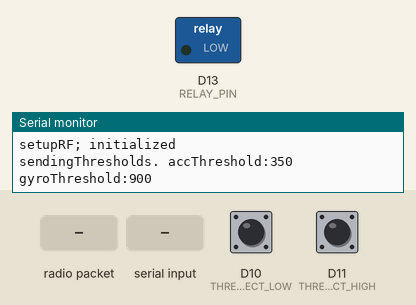
The sketch below on a simulated Arduino MKR. Shown: switched loads named in the sketch (green lamp = pin HIGH), the last lines printed to the serial monitor. Inputs (shaded band) come from the test bench; at power-on: D10 (THRESHOLD_SELECT_LOW) HIGH, D11 (THRESHOLD_SELECT_HIGH) HIGH. No radio packets arrive unless stated; USB keyboard and mouse output is not drawn.

Above: at 3.2 s.
3.3 s: radio packet "help" arrives
4.8 s: "help,1\n" received over Serial
6.3 s: radio packet "rx_bat" arrives
7.8 s: "help\n" received over Serial
9.3 s: radio packet "dump_thresholds" arrives
At 9.8 s:
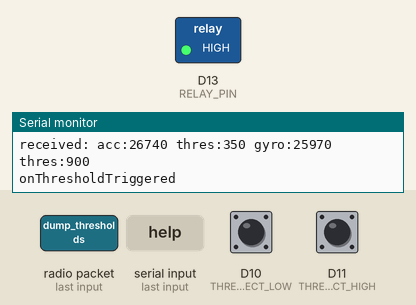
10.9 s: "rx_bat\n" received over Serial
Timing chart, 0 to 13.4 s (numbered marks = the images above; inputs shaded):
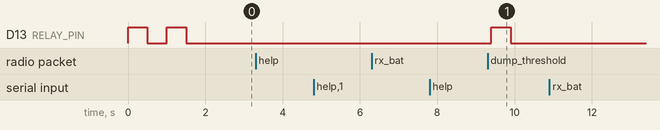

The sketch:

IMU_switch_rx.ino
```cpp
//runs on Feather M0 RFM69HCW
//-this version is streamlined, no display or knobs, uses a selector switch instead

#include <Wire.h>
#include "Keyboard.h"
#include "Mouse.h"
#include <FlashStorage.h>

#include <RHReliableDatagram.h>
#include <RH_RF69.h>
#include <SPI.h>

#include "Trace.h"
#include "Terminal.h"

#include "thresholds.h"
#include "RFaddress.h"

#define RELAY_PIN 13
#define THRESHOLD_SELECT_LOW 10
#define THRESHOLD_SELECT_HIGH 11

#define RELAY_DURATION 500

FlashStorage(emulation_store, uint8_t);
uint8_t emulationAction = 0;

RH_RF69 driver(8, 3); //cs, irq
RHReliableDatagram manager(driver);

// Dont put this on the stack:
uint8_t RF_buf[RH_RF69_MAX_MESSAGE_LEN + 1];

//
void LoadEmulation()
{
	emulationAction = emulation_store.read();
}

//
void StoreEmulation()
{
	emulation_store.write(emulationAction);
}

//
void setupRF()
{
	if (!manager.init())
		Serial.println("setupRF; init failed");

	if (!driver.setFrequency(915.0))
		Serial.println("setFrequency failed");

	driver.setTxPower(20);

	LoadAddresses(0, 1);
	manager.setThisAddress(addressData.src);

	Serial.println("setupRF; initialized");
}

//
void logRF(uint8_t *buf, uint8_t len)
{
	for (int i = 0; i < len; i++)
		tracef("%u ", buf[i]);
	trace("\r\n");
}

//
int sendData(uint8_t addr, uint8_t *data, uint8_t txLen)
{
	//tracef("sending data to addr: %u\r\n", addr);
	//logRF(data, txLen);

	if (!manager.sendtoWait(data , txLen, addr))
	{
    	Serial.println(F("sendtoWait failed"));
    	return -1;
    }
}

void setup(void)
{
	Serial.begin(115200);
	trace(F("ready\r\n\r\n"));

	pinMode(RELAY_PIN, OUTPUT);

	LoadThresholds();
	LoadEmulation();

	for (int i = 0; i < 2; i++)
	{
		digitalWrite(RELAY_PIN, HIGH);
		delay(500);
		digitalWrite(RELAY_PIN, LOW);
		delay(500);
	}

	pinMode(THRESHOLD_SELECT_LOW, INPUT_PULLUP);
	pinMode(THRESHOLD_SELECT_HIGH, INPUT_PULLUP);

	setupRF();

	Mouse.begin();
	Keyboard.begin();
}

volatile uint16_t magAcc;
volatile uint16_t magGyro;

uint16_t accThreshold;
uint16_t gyroThreshold;

//
void sendThresholds()
{
	tracef(F("sendingThresholds. accThreshold:%d   gyroThreshold:%d\r\n"), accThreshold, gyroThreshold);

	uint8_t buf[6];
	buf[0] = 't';
	buf[1] = (uint16_t)accThreshold & 0xff;
	buf[2] = (uint16_t)accThreshold >> 8;
	buf[3] = (uint16_t)gyroThreshold & 0xff;
	buf[4] = (uint16_t)gyroThreshold >> 8;
	buf[5] = 0;
	sendData(addressData.dst, buf, sizeof(buf));
}

//
float getTxBattery()
{
	trace(F("sending tx battery query\r\n"));
	sendData(addressData.dst, (uint8_t *)"b\x00", 2);

	//wait for reply
	uint8_t len = RH_RF69_MAX_MESSAGE_LEN;
	uint8_t from;
	if (manager.recvfromAckTimeout(RF_buf, &len, 2000, &from))
	{
		tracef(F("got reply from: %d:"), from);
		logRF(RF_buf, len);

		//battery value
		if (RF_buf[0] == 'b')
		{
			uint16_t val = RF_buf[1] + (RF_buf[2] << 8);
			float v = val * 2.0f * 3.3f / 1024.0f;
			return v;
		}
	}

	return 0.0f;
}

uint8_t relayOn = 0;
uint32_t relayOnTime;

//
void onThresholdTriggered()
{
	trace(F("onThresholdTriggered\r\n"));

	//only fire emulation action at relay transition to on
	if (!relayOn)
	{
		switch(emulationAction)
		{
		case 0: break;
		case 1: Mouse.click(MOUSE_LEFT); break;
		case 2: Mouse.click(MOUSE_RIGHT); break;
		case 3: Keyboard.write(' '); break;
		case 4: Keyboard.write(KEY_RETURN); break;
		default: Keyboard.write(emulationAction); break;
		}
	}

	digitalWrite(RELAY_PIN, HIGH);
	relayOn = 1;

	relayOnTime = millis();
}

//
uint16_t prevAccThreshold;
uint16_t prevGyroThreshold;
void loop()
{
	processSerial();

	//turn off relay
	if (relayOn && millis() - relayOnTime > RELAY_DURATION)
	{
		digitalWrite(RELAY_PIN, LOW);
		relayOn = 0;
	}

	uint8_t thresholdID = 1;
	if (digitalRead(THRESHOLD_SELECT_LOW) == LOW)
		thresholdID = 2;
	else if (digitalRead(THRESHOLD_SELECT_HIGH) == LOW)
		thresholdID = 0;

	accThreshold = thresholdData.acc[thresholdID];
	gyroThreshold = thresholdData.gyro[thresholdID];

	if (accThreshold != prevAccThreshold || gyroThreshold != prevGyroThreshold)
	{
		sendThresholds();
		prevAccThreshold = accThreshold;
		prevGyroThreshold = gyroThreshold;
	}

	if (!manager.available())
		return;

	// Wait for a message addressed to us from the client
	uint8_t len = RH_RF69_MAX_MESSAGE_LEN;
	uint8_t from;
	if (manager.recvfromAck(RF_buf, &len, &from))
	{
		tracef("got request from: %u\r\n", from);
		logRF(RF_buf, len);

		//sensor data
		if (RF_buf[0] == 'd')
		{
			uint16_t txAccThreshold = RF_buf[1] + (RF_buf[2] << 8);
			uint16_t txGyroThreshold = RF_buf[3] + (RF_buf[4] << 8);
			uint16_t magAcc = RF_buf[5] + (RF_buf[6] << 8);
			uint16_t magGyro = RF_buf[7] + (RF_buf[8] << 8);

			//mismatch, resend thresholds
			if (txAccThreshold != accThreshold || txGyroThreshold != gyroThreshold)
				sendThresholds();

			tracef(F("received: acc:%d thres:%d gyro:%d thres:%d\r\n"), magAcc, accThreshold, magGyro, gyroThreshold);
			if (magAcc > accThreshold || magGyro > gyroThreshold)
				onThresholdTriggered();
		}
		//hello msg
		else if (RF_buf[0] == 'h')
		{
			sendThresholds();
		}
	}
}
```

RFaddress.cpp
```cpp
#include <FlashStorage.h>
#include "Trace.h"
#include "RFaddress.h"

FlashStorage(address_store, AddressData);
AddressData addressData;

//
void DumpAddresses()
{
	tracef("Address Data; src:%d   dst:%d\r\n", addressData.src, addressData.dst);
}

//
void StoreAddresses()
{
	Serial.println("storing addresses:");
	DumpAddresses();

    address_store.write(addressData);
}

//
void LoadAddresses(uint8_t defaultSrc, uint8_t defaultDst)
{
	addressData = address_store.read();

	//apply defaults
	if (addressData.signature != VALID_ADDRESS_SIG)
	{
		addressData.src = defaultSrc;
		addressData.dst = defaultDst;
		addressData.signature = VALID_ADDRESS_SIG;
		StoreAddresses();
	}

	DumpAddresses();
}
```

RFaddress.h
```cpp
#ifndef __ADDRESS_H_
#define __ADDRESS_H_

#define VALID_ADDRESS_SIG 0xDEADC0DE

//
struct AddressData
{
	uint8_t src;
	uint8_t dst;
    uint32_t signature;
};

extern AddressData addressData;

void LoadAddresses(uint8_t defaultSrc, uint8_t defaultDst);
void DumpAddresses();
void StoreAddresses();

#endif
```

Terminal.cpp
```cpp
#include <Arduino.h>
#include <stdlib.h>
#include "Terminal.h"
#include "Trace.h"

#define CMD_BUF_SIZE 64

//defined in app specific code
void terminalCmdHandler(char *cmd);

//
void processTerminalCmd(char *cmdStr)
{
	trace("\r\n"); //go to next line

	char *cmd = strtok(cmdStr, " \r\n");
	if (cmd)
		terminalCmdHandler(cmd);

	trace(":"); //show next prompt
}

//
void processSerial()
{
	static char cmdBuf[CMD_BUF_SIZE];
	static char cmdBufIdx = 0;

	if (!Serial.available())
		return;

	char c = Serial.read();
	//Serial.println((uint8_t)c);

	if (!(
		(c >= 'a' && c <= 'z') ||
		(c >= 'A' && c <= 'Z') ||
		(c >= '0' && c <= '9') ||
		strchr(" _.-\r\n\x08\x7F", c)
	))
	{
		//tracef("<%d>", (uint8_t)c);
		return;
	}

	if (c == '\x08' || c == '\x7F')
	{
		if (cmdBufIdx > 0)
		{
			Serial.print("\x08 \x08");
			cmdBufIdx--;
		}
		return;
	}

	if (cmdBufIdx == CMD_BUF_SIZE - 1)
		return;

	Serial.write(c); //local echo

	if (c == '\r' || c == '\n')
	{
		cmdBuf[cmdBufIdx++] = 0; //null-terminate
		processTerminalCmd(cmdBuf);
		cmdBufIdx = 0;
		return;
	}
	cmdBuf[cmdBufIdx++] = c;
}
```

Terminal.h
```cpp
#ifndef __TERMINAL_H_
#define __TERMINAL_H_

void processSerial();

#endif
```

Trace.cpp
```cpp
// headers
#include <Arduino.h>
#include "Trace.h"

// buffer sizes
#define maxTraceF 128
#define maxFlashStr 128

char fshBuf[maxFlashStr];
char trcBuf[maxTraceF];

// debug output
void tracef(const __FlashStringHelper *fmt, ... )
{
  strcpy_P(fshBuf, (const char *)fmt);

  va_list args;
  va_start (args, fmt );
  vsnprintf(trcBuf, maxTraceF, fshBuf, args);
  va_end (args);
  trace(trcBuf);
}

// debug output
void tracef(const char *fmt, ... )
{
  //include printf family float support
  asm(".global _printf_float");

  va_list args;
  va_start (args, fmt );
  vsnprintf(trcBuf, maxTraceF, fmt, args);
  va_end (args);
  trace(trcBuf);
}

// debug output
void trace(const __FlashStringHelper *str)
{
  strcpy_P(fshBuf, (const char *)str);
  trace(fshBuf);
}

// debug output
void trace(const char *str)
{
  Serial.print(str);
}
```

Trace.h
```cpp
#include <stdarg.h>
#include <WString.h>

void tracef(const __FlashStringHelper *fmt, ... );
void tracef(const char *fmt, ... );
void trace(const __FlashStringHelper *str);
void trace(const char *str);
```

terminalCmdHandler.cpp
```cpp
#include <Arduino.h>
#include <stdlib.h>
#include <RHReliableDatagram.h>

#include "Trace.h"

#include "thresholds.h"
#include "RFaddress.h"

#define IMU_SWITCH_RX_BUILD_VERSION "1"

#define VBATPIN A7

extern RHReliableDatagram manager;
extern uint8_t emulationAction;

float getTxBattery();
void onThresholdTriggered();
void StoreEmulation();

//
void terminalCmdHandler(char *cmd)
{
	if (strcmp(cmd, "help") == 0)
	{
		tracef("RECEIVER version:%s\r\n", IMU_SWITCH_RX_BUILD_VERSION);
		trace("command list:\r\n");
		trace("rx_bat\r\n");
		trace("tx_bat\r\n");
		trace("dump_thresholds\r\n");
		trace("set_thresholds <acc_lo> <gyro_lo> <acc_med> <gyro_med> <acc_hi> <gyro_hi>\r\n");
		trace("dump_addresses\r\n");
		trace("set_addresses <src> <dst>\r\n");
		trace("dump_emulation\r\n");
		trace("set_emulation <mode: 0=NONE, 1=LEFT_CLICK, 2=RIGHT_CLICK, 3=SPACE, 4=ENTER, else ASCII_CODE>\r\n");
		trace("test_emulation <delay in ms>\r\n");
	}
	else if (strcmp(cmd, "rx_bat") == 0)
	{
		float v = analogRead(VBATPIN) * 2.0f * 3.3f / 1024.0f;
		tracef("rx battery: %.1fV\r\n", v);
	}
	else if (strcmp(cmd, "tx_bat") == 0)
	{
		float v = getTxBattery();
		tracef("tx battery: %.1fV\r\n", v);
	}
	else if (strcmp(cmd, "dump_thresholds") == 0)
	{
		DumpThresholds();
	}
	else if (strcmp(cmd, "set_thresholds") == 0)
	{
		thresholdData.acc[0] = atoi(strtok(NULL, " \r\n"));
		thresholdData.gyro[0] = atoi(strtok(NULL, " \r\n"));
		thresholdData.acc[1] = atoi(strtok(NULL, " \r\n"));
		thresholdData.gyro[1] = atoi(strtok(NULL, " \r\n"));
		thresholdData.acc[2] = atoi(strtok(NULL, " \r\n"));
		thresholdData.gyro[2] = atoi(strtok(NULL, " \r\n"));
		StoreThresholds();
	}
	else if (strcmp(cmd, "dump_addresses") == 0)
	{
		DumpAddresses();
	}
	else if (strcmp(cmd, "set_addresses") == 0)
	{
		addressData.src = atoi(strtok(NULL, " \r\n"));
		addressData.dst = atoi(strtok(NULL, " \r\n"));
		addressData.signature = VALID_ADDRESS_SIG;
		StoreAddresses();
		manager.setThisAddress(addressData.src);
	}
	else if (strcmp(cmd, "dump_emulation") == 0)
	{
		tracef("emulation: %d\r\n", emulationAction);
	}
	else if (strcmp(cmd, "set_emulation") == 0)
	{
		emulationAction = atoi(strtok(NULL, " \r\n"));
		StoreEmulation();
		tracef("emulation: %d\r\n", emulationAction);
	}
	else if (strcmp(cmd, "test_emulation") == 0)
	{
		uint32_t delayTime = atoi(strtok(NULL, " \r\n"));
		delay(delayTime);
		onThresholdTriggered();
	}
	else if (cmd)
	{
		trace("ERROR\r\n");
	}
}
```

thresholds.cpp
```cpp
#include <FlashStorage.h>
#include "Trace.h"
#include "thresholds.h"

FlashStorage(threshold_store, ThresholdData);
ThresholdData thresholdData;

//
void DumpThresholds()
{
	tracef("Threshold Data\r\n\tLO: acc:%d   gyro:%d\r\n\tMED: acc:%d   gyro:%d\r\n\tHI: acc:%d   gyro:%d\r\n",
		thresholdData.acc[0], thresholdData.gyro[0],
		thresholdData.acc[1], thresholdData.gyro[1],
		thresholdData.acc[2], thresholdData.gyro[2]);
}

//
void StoreThresholds()
{
	Serial.println("storing thresholds:");
	DumpThresholds();

    threshold_store.write(thresholdData);
}

//
void ApplyDefaultThresholds()
{
	thresholdData.acc[0] = 275;
	thresholdData.gyro[0] = 700;

	thresholdData.acc[1] = 350;
	thresholdData.gyro[1] = 900;

	thresholdData.acc[2] = 450;
	thresholdData.gyro[2] = 1100;

	thresholdData.signature = VALID_THRESHOLDS_SIG;
	StoreThresholds();
}

//
void LoadThresholds()
{
	thresholdData = threshold_store.read();
	if (thresholdData.signature != VALID_THRESHOLDS_SIG)
		ApplyDefaultThresholds();

	DumpThresholds();
}
```

thresholds.h
```cpp
#ifndef __THRESHOLDS_H_
#define __THRESHOLDS_H_

#define VALID_THRESHOLDS_SIG 0xDEADC0DE

//
struct ThresholdData
{
	//low, medium, high
	uint16_t acc[3];
	uint16_t gyro[3];
    uint32_t signature;
};

extern ThresholdData thresholdData;

void LoadThresholds();
void DumpThresholds();
void StoreThresholds();

#endif
```

Measured:
- after the input at 9.3 s, D13 (RELAY_PIN): LOW → HIGH after 0.10 s, → LOW 0.50 s later
